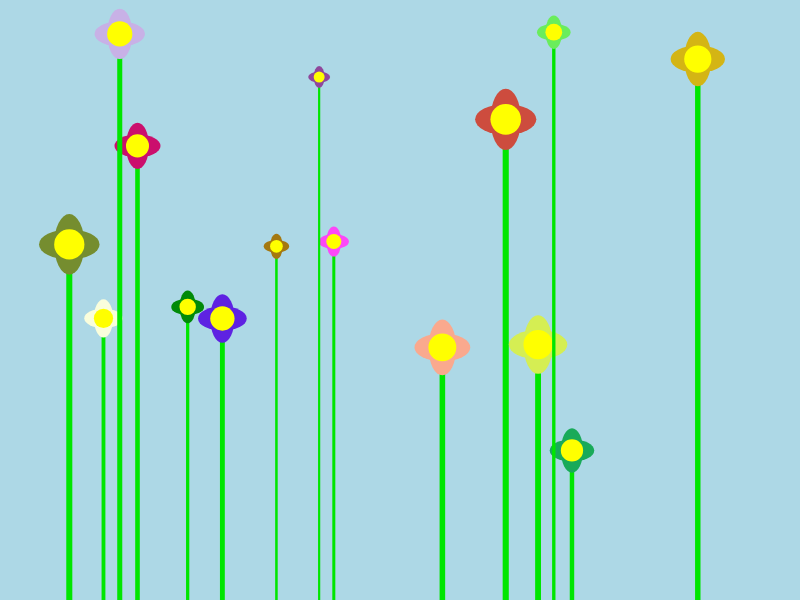
Frame 1 (no input)
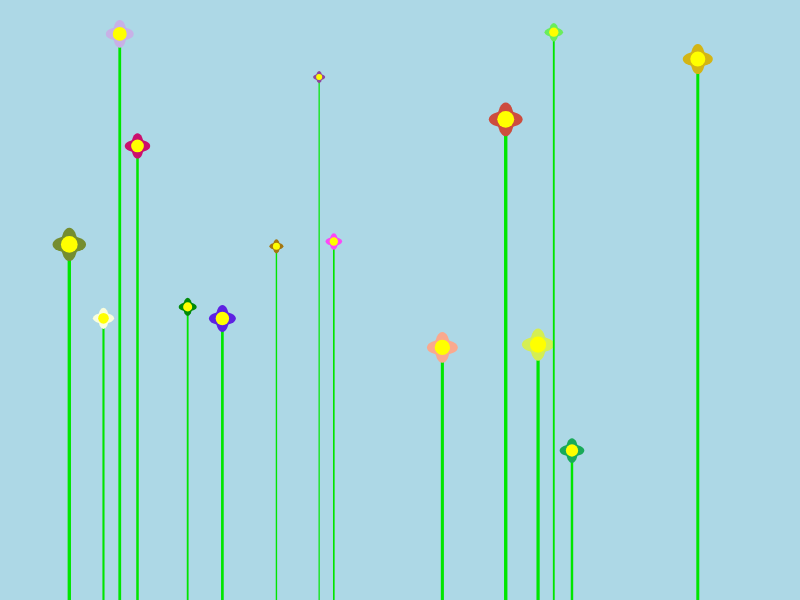
Frame 60 (no input)
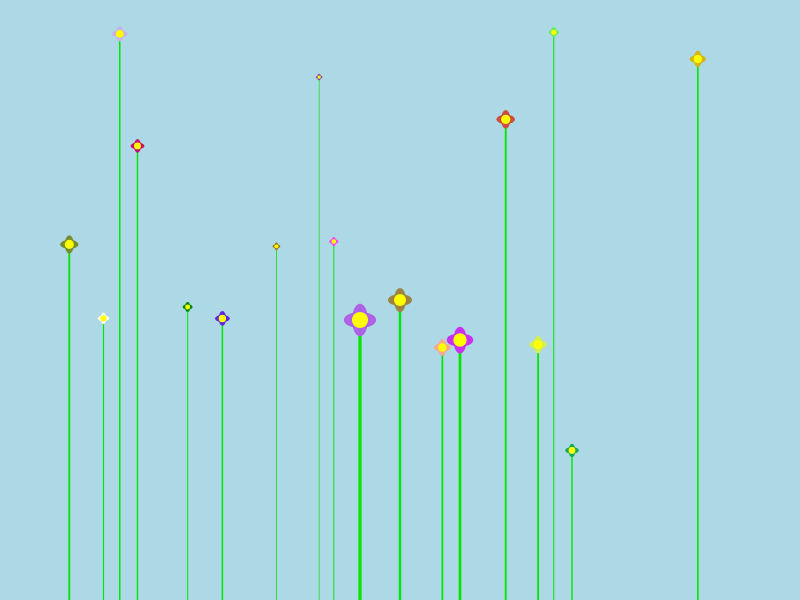
Frame 120 (the mouse pressed at the canvas centre since frame 60)

The p5.js sketch that drew these frames (run headless with seeded random() and noise() and a simulated clock; from frame 60 on, the mouse is pressed at the canvas centre):

// p5.js sketch
// ── sketch.js
let flowers = [];

// Function to create 20 flowers.
function flowerPower() {
    for (let i = 0; i < 15; i++) {
        let flower = createFlower();
        flowers.push(flower);
    }
}

// Function that creates a random flower object.
function createFlower() {
 let flower = {
   x: random(20, 700),
   y: random(20, 500),
   size: random(20, 75),
   lifespan: random(255, 300),
   color: color(random(255), random(255), random(255)),
 };
  // Return the flower object.
  return flower;
}

function drawFlower(flower) {
    noStroke();
    fill(0, 230, 0);
    strokeWeight(2);
    rect(flower.x-flower.size/20, flower.y, flower.size/10, height-flower.y);
    
    noStroke();
    fill(flower.color);

    //draw details
    ellipse(flower.x, flower.y, flower.size / 2, flower.size);
    ellipse(flower.x, flower.y, flower.size, flower.size / 2);

    //draw a yellow center
    fill("yellow");
    circle(flower.x, flower.y, flower.size / 2);
}

function updateFlowers() {
    for (let flower of flowers) {
        drawFlower(flower);
        // Wilting effect for the flower.
        flower.size *= 0.99;
        // Reduce lifespan.
        flower.lifespan -= 1; 
        if (flower.lifespan <= 0) {
            // Save index of the flower
            let i = flowers.indexOf(flower);

            // Remove wilted flower 
            flowers.splice(i, 1); 
        }
    }
}

function mousePressed() {
    let flower1 = createFlower();
    // reassign x to be mouseX
    flower1.x = mouseX;
    // reassign y to be mouseY
    flower1.y = mouseY;
        
    let flower2 = createFlower();
    flower2.x = mouseX - 40;
    flower2.y = mouseY + 20;

    let flower3 = createFlower();
    flower3.x = mouseX + 60;
    flower3.y = mouseY + 40;

    // add the flower to the flowers array
    flowers.push(flower1, flower2, flower3);
}

function setup() {
    createCanvas(800, 600);
    flowerPower();
}

function draw() {
    background("lightblue");
    updateFlowers();
}
